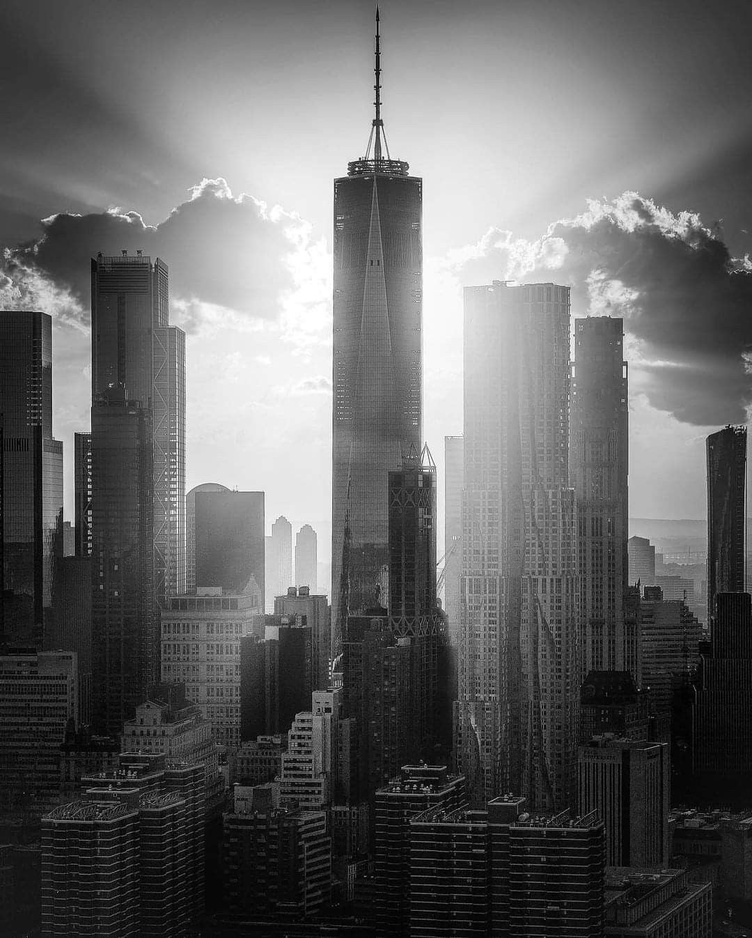
#> input picture images/building.jpg, 752 x 938 px, shrunk from 1080 x 1346 before the run, found by its file name
$ python 'intensitylevelslicing(2).py'
#> lines starting #> are read from the running program, lines starting #| are printed output that depends on the picture
#background preserve
import numpy as np
import cv2
import matplotlib.pyplot as plt
img =cv2.imread('images/building.jpg')
#> img is the input picture: shape (938, 752, 3); min 0, max 255, mean 100.7
A,B=100,200
with_background=img.copy()
with_background[(img>=A) & (img<=B)] = 255
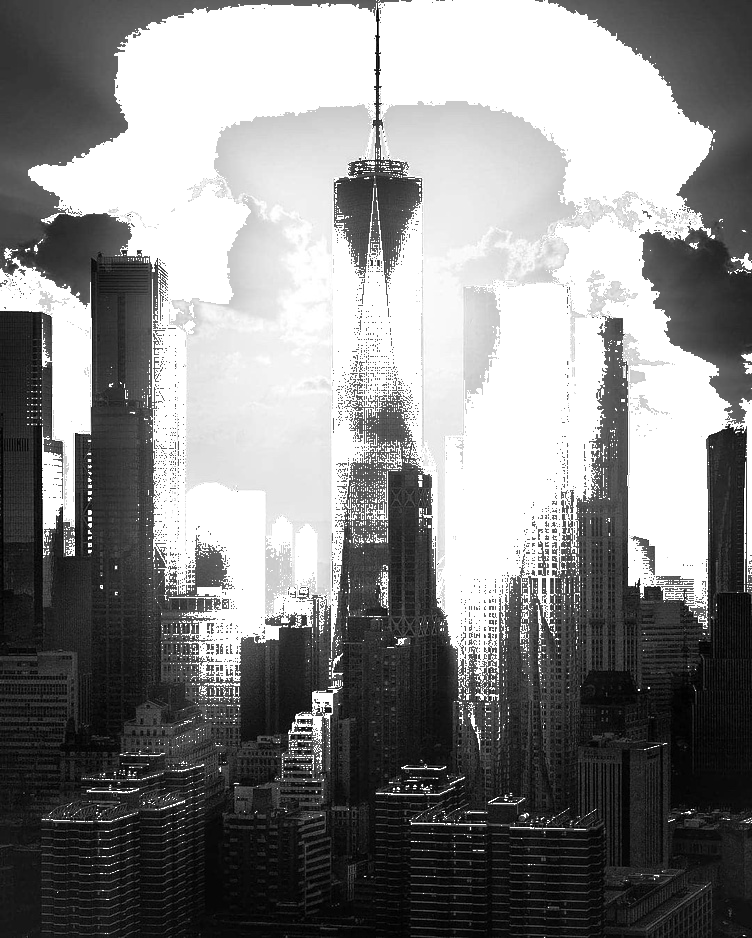
#> with_background: shape (938, 752, 3); min 0, max 255, mean 134.6

#display results
plt.figure(figsize=(10,5))
plt.subplot(1,2,1)
plt.title("Original Image")
plt.imshow(img,cmap='gray')

plt.subplot(1,2,2)
plt.title("Background preserved image (AngelKhatri-04)")
plt.imshow(with_background,cmap='gray')
plt.show()
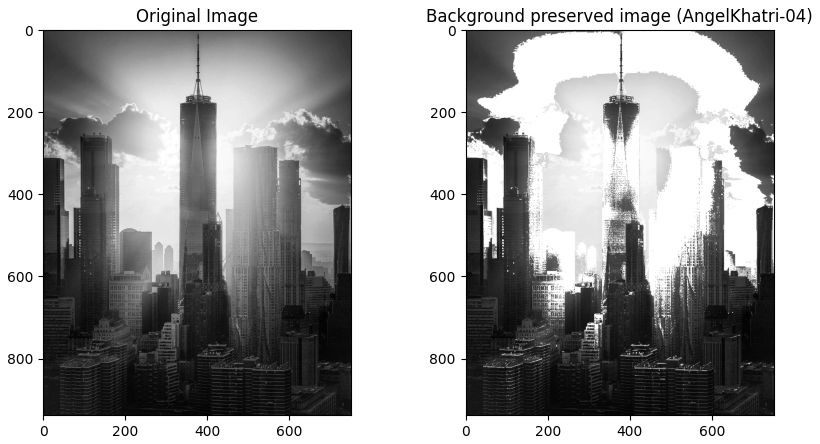
#> figure drawn by matplotlib, 2 panels

$ run again, with images/birds.jpg copied over images/building.jpg
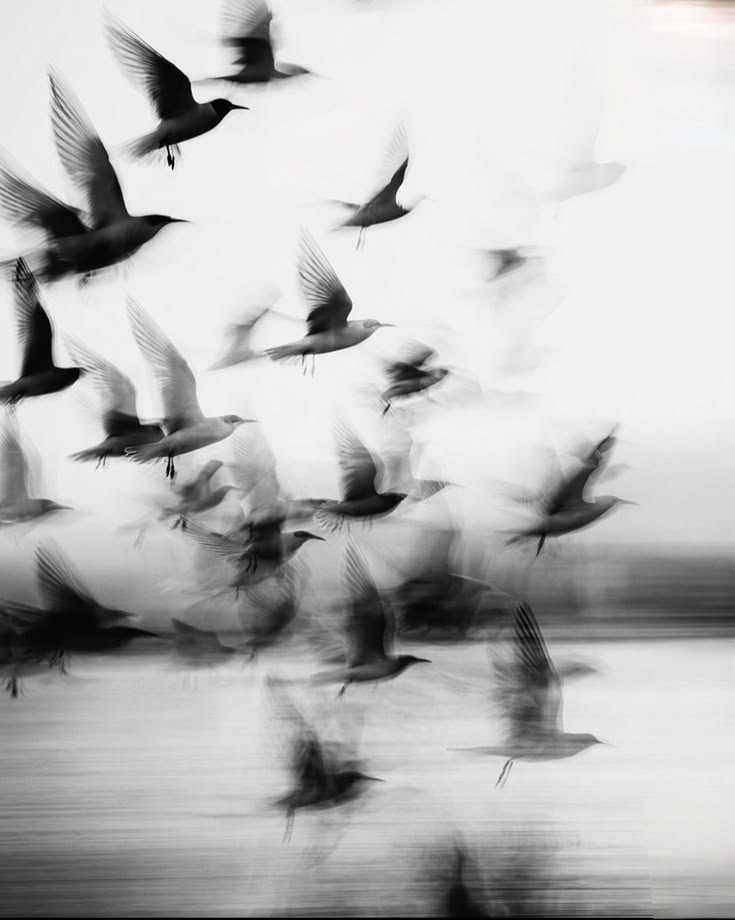
#> input picture images/birds.jpg, 735 x 920 px, found by its file name
#> img is the input picture: shape (920, 735, 3); mean B, G, R 184.7, 184.8, 184.8
#> `with_background[(img>=A) & (img<=B)] = 255`:
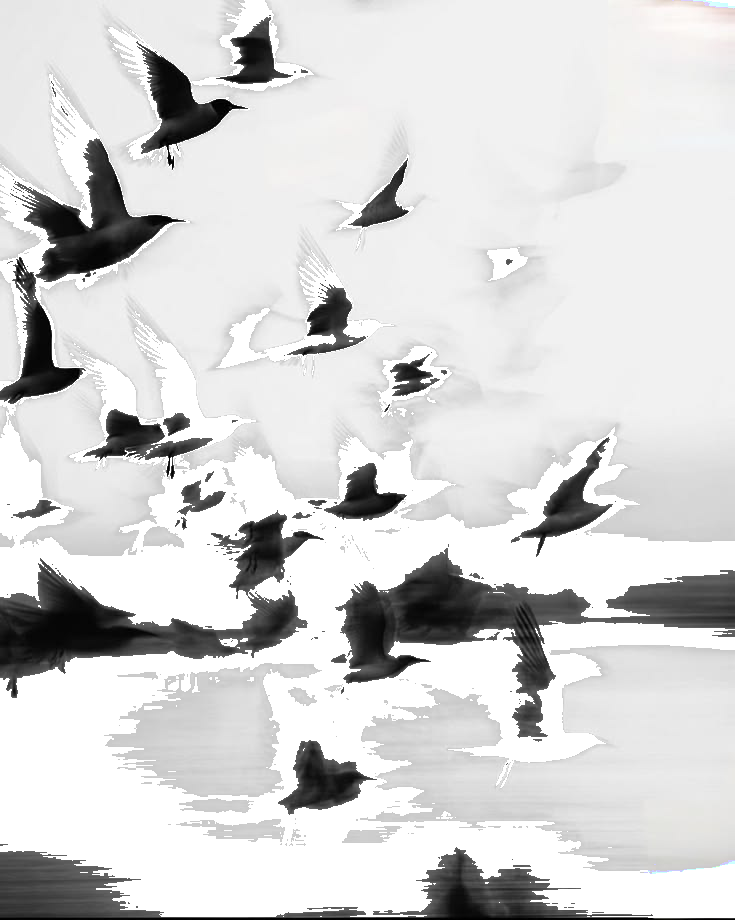
#> with_background: shape (920, 735, 3); mean B, G, R 212.7, 212.8, 212.8
#> `plt.show()`:
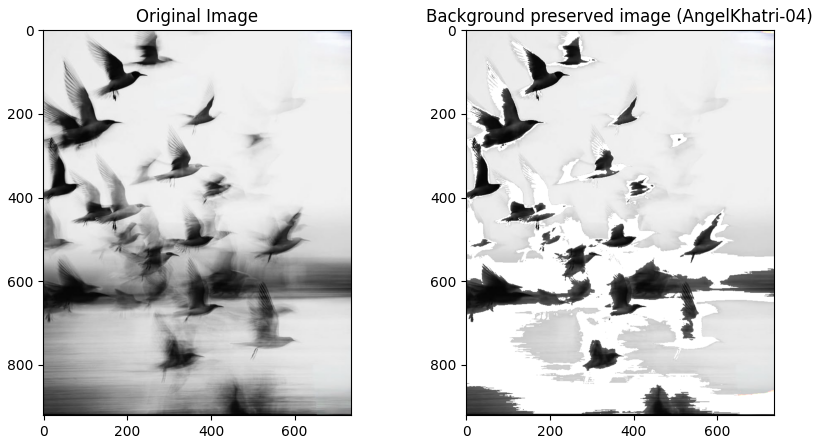
#> figure drawn by matplotlib, 2 panels; B, G, R data is drawn as R, G, B

$ run again, with images/cat.jpg copied over images/building.jpg
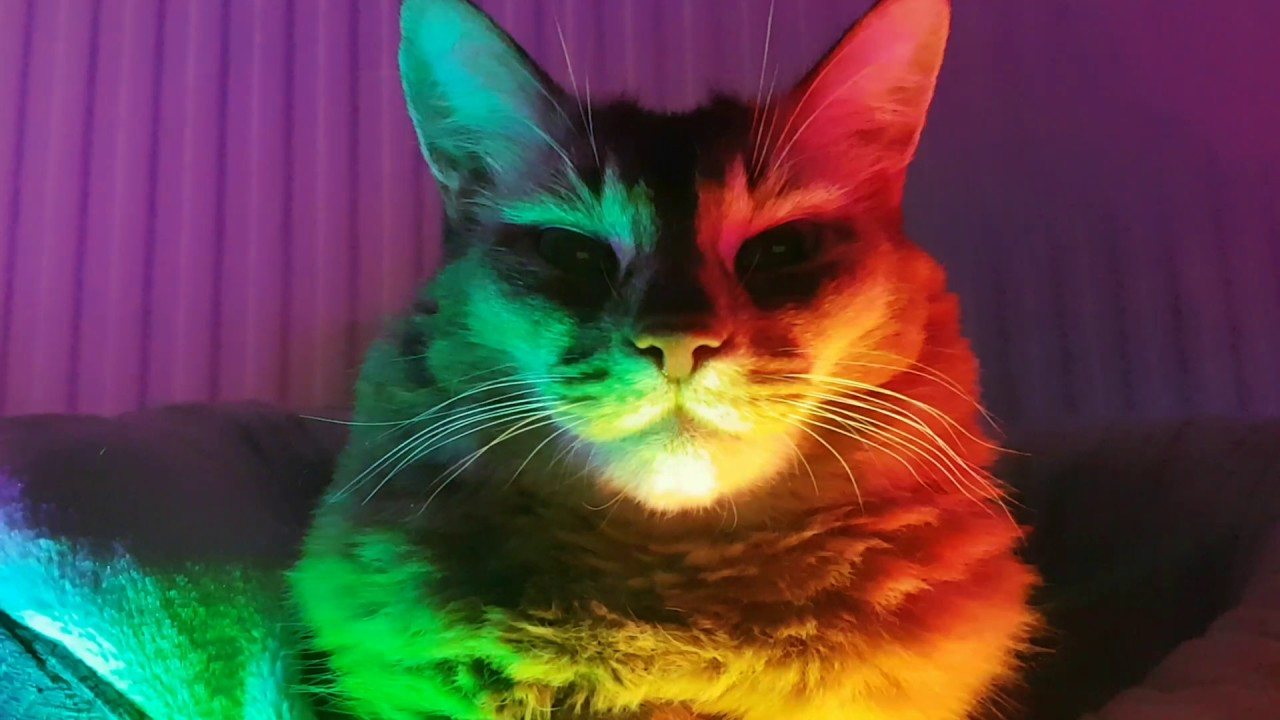
#> input picture images/cat.jpg, 1280 x 720 px, found by its file name
#> img is the input picture: shape (720, 1280, 3); mean B, G, R 68.7, 70.4, 93.6
#> `with_background[(img>=A) & (img<=B)] = 255`:
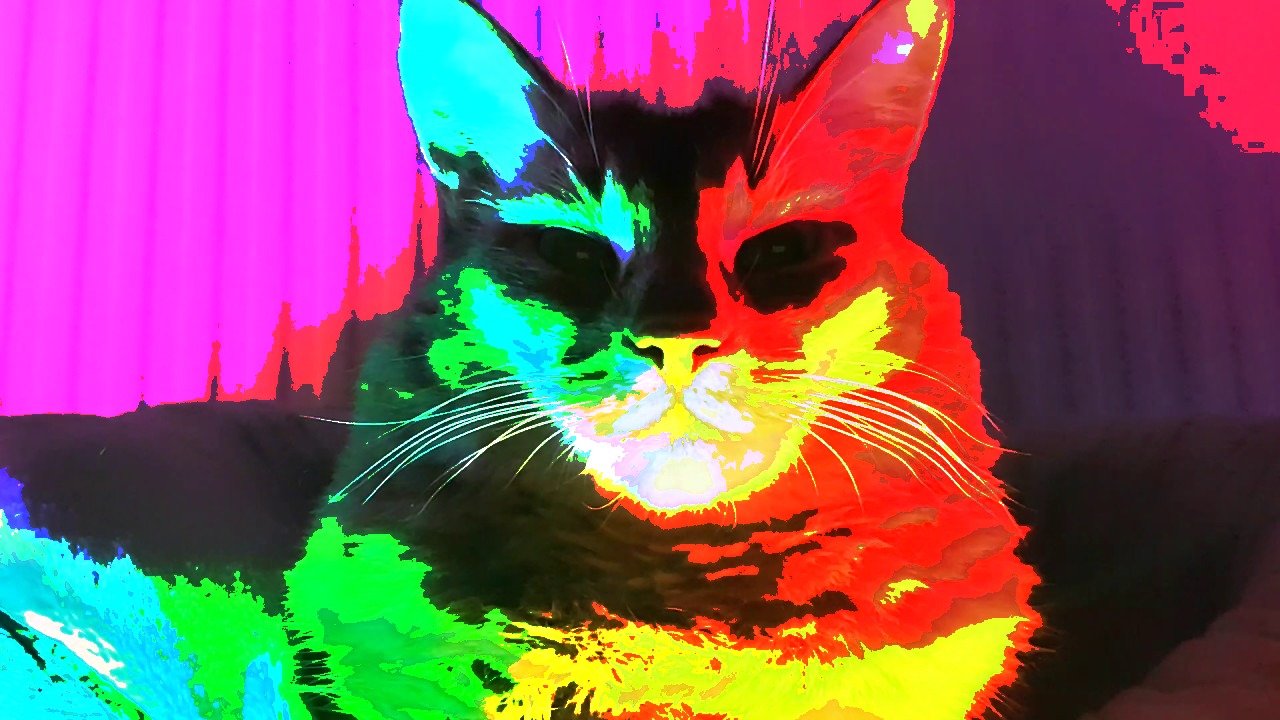
#> with_background: shape (720, 1280, 3); mean B, G, R 99.1, 86.6, 133.6
#> `plt.show()`:
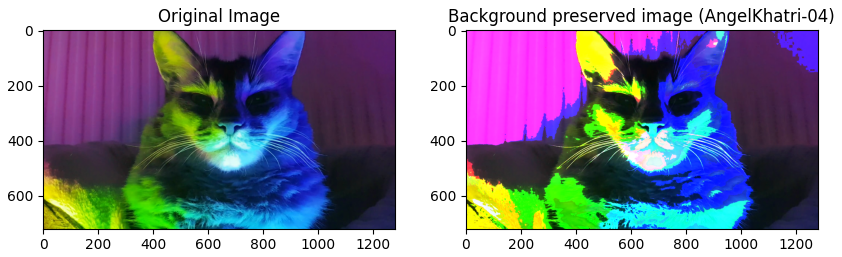
#> figure drawn by matplotlib, 2 panels; B, G, R data is drawn as R, G, B
